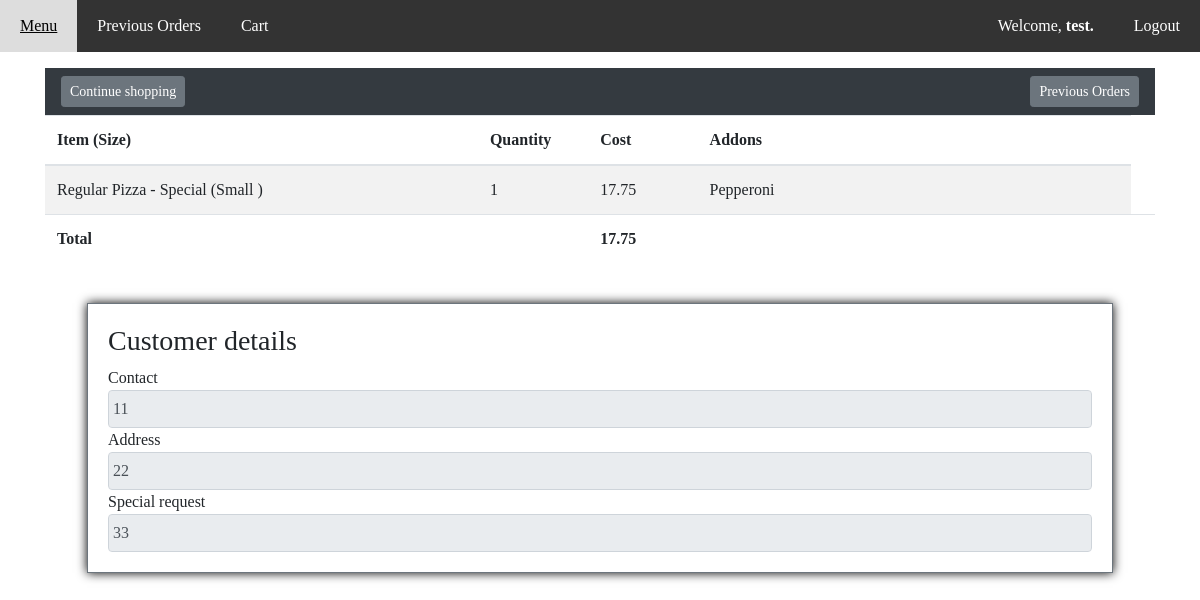
Screenshot of /user/order_detail/9 (signed in) with the database file from the repository.
### orders/models.py (models this page shows, shortened)
class IndividualOrderItem(models.Model):
    user = models.ForeignKey(User, on_delete=models.CASCADE, related_name='order_item')
    baseitem = models.ForeignKey(BaseItem, on_delete=models.CASCADE)
    quantity = models.IntegerField(default=1)
    toppings = models.ManyToManyField(Topping, blank=True, related_name='orders_toppings')
    subextra = models.ManyToManyField(SubExtra, blank=True, related_name='orders_extras')
    price = models.DecimalField(max_digits=6, decimal_places=2, default=0)

class BaseItem(models.Model):
    name = models.CharField(max_length=64)
    description = models.CharField(max_length=64, blank=True)
    SMALL = 'Small'
    LARGE = 'Large'
    SIZE_CHOICES = (
        (SMALL, 'Small'),
        (LARGE, 'Large')
    )
    size = models.CharField(max_length=8, choices=SIZE_CHOICES, blank=True)
    price = models.DecimalField(max_digits=6, decimal_places=2, blank=True, default=0)

class Pizza(BaseItem):
    REGULAR = 'Regular'
    SICILIAN = 'Sicilian'
    CRUST_CHOICES = (
        (REGULAR, 'Regular'),
        (SICILIAN, 'Sicilian')
    )
    crust = models.CharField(max_length=8, choices=CRUST_CHOICES)
    max_toppings = models.IntegerField(default=0)

class BaseItem(models.Model):
    name = models.CharField(max_length=64)
    description = models.CharField(max_length=64, blank=True)
    SMALL = 'Small'
    LARGE = 'Large'
    SIZE_CHOICES = (
        (SMALL, 'Small'),
        (LARGE, 'Large')
    )
    size = models.CharField(max_length=8, choices=SIZE_CHOICES, blank=True)
    price = models.DecimalField(max_digits=6, decimal_places=2, blank=True, default=0)

class Topping(BaseItem):
    """Define toppings."""

class OrderDetail(models.Model):
    user = models.ForeignKey(User, on_delete=models.CASCADE, related_name='order')
    orderitems = models.ManyToManyField(IndividualOrderItem, related_name='order')
    orderprice = models.DecimalField(max_digits=6, decimal_places=2, default=0)
    ordertime = models.DateTimeField(default=timezone.datetime.now())
    contact = models.CharField(max_length=50)
    address = models.CharField(max_length=100)
    message = models.CharField(max_length=100, blank=True)
    ORDERED = 'Ordered'
    PREPARING = 'Preparing'
    SHIPPED = 'On Way'
    DELIVERED = 'Delivered'
    STATUS_CHOCIES = (
        (ORDERED, 'Ordered'),
        (PREPARING, 'Preparing'),
        (SHIPPED, 'On Way'),
        (DELIVERED, 'Delivered')
    )
    status = models.CharField(max_length=16, choices=STATUS_CHOCIES, default=ORDERED)

### orders/views.py (the view)
# urls.py: path('user/order_detail/<int:order_id>', views.order_detail, name="order_detail"),
@login_required(login_url='accounts:login')
def order_detail(request, order_id):
    try:
        if request.user.is_superuser:
            orderdetail = OrderDetail.objects.get(pk=order_id)
        else:
            orderdetail = OrderDetail.objects.get(pk=order_id, user=request.user)
    except OrderDetail.DoesNotExist:
        return HttpResponseNotFound()
    context = {
        "orderdetail": orderdetail
    }
    context['item_in_cart_count'] = get_total_items_in_cart_count(request)
    return render(request, 'orders/order_detail.html', context)

### orders/views.py (called while the page is built)
def get_total_items_in_cart_count(request):
    if not request.user.is_authenticated:
        return 0
    cartitemscount = IndividualCartItem.objects.filter(user=request.user).count()
    return cartitemscount

### orders/templates/orders/order_detail.html (shortened to what this page needs)
{% extends 'base_layout.html' %}
{% block content%}
<nav class="navbar sticky-top navbar-dark bg-dark justify-content-between">
    <a class="btn btn-sm btn-secondary my-2 my-sm-0" href="{% url 'orders:menu' %}">Continue shopping</a>
    <div>
    <a class="btn btn-sm btn-secondary my-2 my-sm-0" href="{% url 'orders:order_history' %}">Previous Orders</a>
    </div>
</nav>
<table class="table table-striped">
    <thead>
        <tr>
            <th scope="col" style="width: 40%">Item (Size)</th>
            <th scope="col" style="width: 10%">Quantity</th>
            <th scope="col" style="width: 10%">Cost</th>
            <th scope="col" style="width: 40%">Addons</th>
        </tr>
    </thead>
    <tbody>
    {% for orderitem in orderdetail.orderitems.all %}
    <tr>
        <td>{% if orderitem.baseitem.pizza.crust %}{{ orderitem.baseitem.pizza.crust}} Pizza - {% endif %}
            {{ orderitem.baseitem.name }} {% if orderitem.baseitem.size %} ({{ orderitem.baseitem.size}} ){% endif %}
        </td>
        <td>{{ orderitem.quantity }}</td>
        <td>{{ orderitem.price }}</td>
        <td>{% if orderitem.toppings.count > 0 %}
            {% for topping in orderitem.toppings.all %}
            {% if forloop.last %}
            {{ topping.name }}
            {% else %}
            {{ topping.name }},
            {% endif %}
            {% endfor %}
            {% endif %}
        </td>
    </tr>
    {% endfor %}
    <tr style="font-weight:bold">
        <td>Total</td>
        <td></td>
        <td>{{orderdetail.orderprice}}</td>
        <td></td>
        <td></td>
    </tr>
    </tbody>
</table>
<br>
<div class="row justify-content-center">
    <div style="width: 90%;" class="site-form">
        <h3>Customer details</h3>
        Contact
        <input class="form-control" name="contact" placeholder="Phone Number" readonly value="{{orderdetail.contact}}">
        Address
        <input class="form-control" name="address" placeholder="Address" readonly value="{{orderdetail.address}}">
        Special request
        <input class="form-control" name="message" placeholder="Message" readonly value="{{orderdetail.message}}">
    </div>
</div>
{% endblock %}

### templates/base_layout.html (shortened to what this page needs)
{% load static %}
<!DOCTYPE html>
<html>
<head>
    <link rel="stylesheet" href="{% static 'styles.css' %}">
    <link rel="stylesheet" href="{% static 'navigationbar.css' %}">
    <link rel="stylesheet" href="https://stackpath.bootstrapcdn.com/bootstrap/4.1.3/css/bootstrap.min.css"
>
</head>
<body>
    <div class="NavigationBar">
        {% block navigationbarbar %}
        <a href="{% url 'orders:menu' %}" >Menu</a>
        <a href="{% url 'orders:order_history' %}">Previous Orders</a>
        <a href="{% url 'orders:cart' %}">Cart
        </a>
        {% if user.is_authenticated %}
            <form class="logout-link " action="{% url 'accounts:logout' %}" method="post">
                <button class="button right NavigationBarbutton" type="submit">Logout</button>
            </form>
        <a href="" class="right">Welcome, <strong>{{user}}.</strong></a>
        {% else %}
        <a href="{% url 'accounts:login' %}" class="right">Login</a>
        <a href="{% url 'accounts:signup' %}" class="right">Signup</a>
        {% endif %}
        {% endblock %}
    </div>
    <div class="container mt-3">
        {% block content %}
        {% endblock %}
    </div>
</body>
</html>

### assets/styles.css (style rules this page uses)
body { background-color: #0f121f; color: #fff; }
body * { font-family: Ubuntu; }
h1, h2, h3, h4, h5 { font-weight: normal; margin: 0; }
a, a:hover, a:visited { text-decoration: none; }
.site-form { border: 1px solid #6c757d; padding: 20px; box-shadow: 0px 0px 10px 0px black; }
.site-form input, .site-form textarea { display: block; margin: 0; padding: .25em; }

### assets/navigationbar.css (style rules this page uses)
.NavigationBar { overflow: hidden; background-color: #333; }
.NavigationBarbutton { background: none; border: none; }
.NavigationBar a , .NavigationBarbutton { float: left; display: block; color: white; text-align: center; padding: 14px 20px; text-decoration: none; }
.NavigationBar a.right , .NavigationBarbutton.right { float: right; }

### rows the page displays
IndividualOrderItem: baseitem.pizza.crust "Regular", baseitem.name "Special", baseitem.size "Small", quantity "1", price "17.75"
Topping: name "Pepperoni"
OrderDetail: orderprice "17.75", contact "11", address "22", message "33"

### other values shown
{{ user }} "test"
